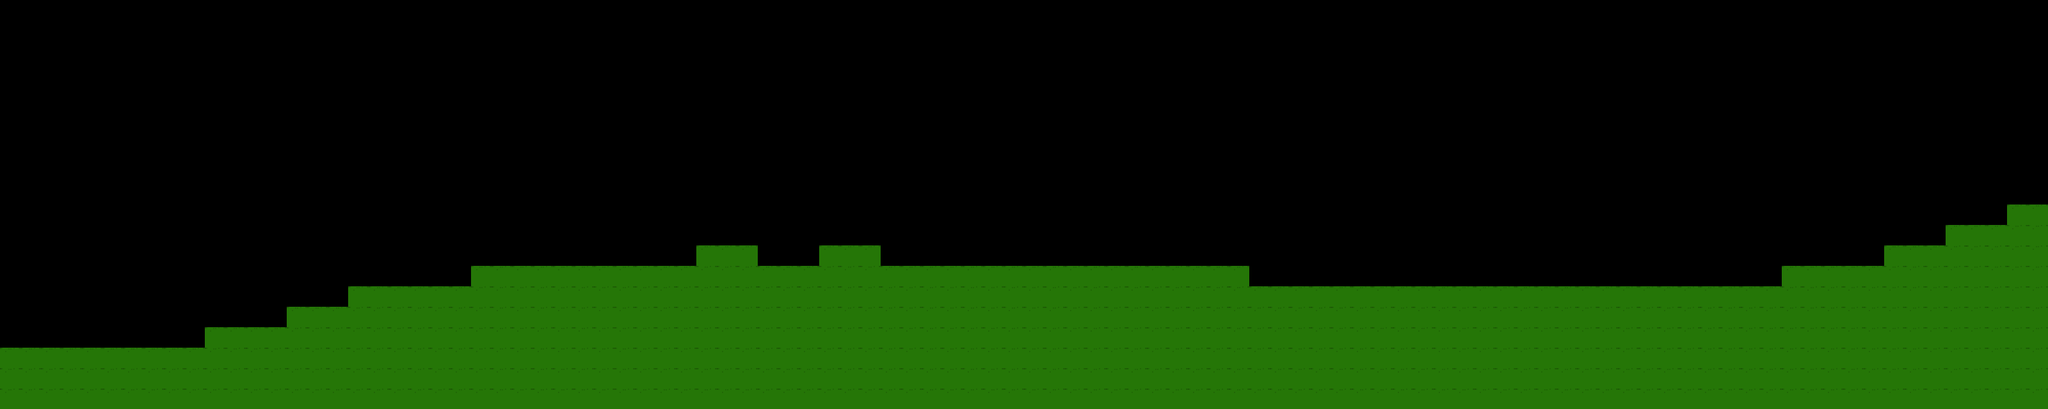

This game map was drawn from its Tiled (.tmx) file and the tilesets committed beside it. A one-line description and the full map source follow:
An orthogonal 100x20 tile map with 32x32 px tiles, 1 tile layer (Tile Layer 1).

<map version="1.10" tiledversion="1.10.2" orientation="orthogonal" renderorder="right-down" width="100" height="20" tilewidth="32" tileheight="32" infinite="0" nextlayerid="2" nextobjectid="1">
 <editorsettings>
  <export target="map.json" format="json" />
 </editorsettings>
 <tileset firstgid="1" name="grass" tilewidth="32" tileheight="32" tilecount="1" columns="1">
  <image source="grass.png" width="32" height="32" />
 </tileset>
 <layer id="1" name="Tile Layer 1" width="100" height="20">
  <data encoding="csv">
0,0,0,0,0,0,0,0,0,0,0,0,0,0,0,0,0,0,0,0,0,0,0,0,0,0,0,0,0,0,0,0,0,0,0,0,0,0,0,0,0,0,0,0,0,0,0,0,0,0,0,0,0,0,0,0,0,0,0,0,0,0,0,0,0,0,0,0,0,0,0,0,0,0,0,0,0,0,0,0,0,0,0,0,0,0,0,0,0,0,0,0,0,0,0,0,0,0,0,0,
0,0,0,0,0,0,0,0,0,0,0,0,0,0,0,0,0,0,0,0,0,0,0,0,0,0,0,0,0,0,0,0,0,0,0,0,0,0,0,0,0,0,0,0,0,0,0,0,0,0,0,0,0,0,0,0,0,0,0,0,0,0,0,0,0,0,0,0,0,0,0,0,0,0,0,0,0,0,0,0,0,0,0,0,0,0,0,0,0,0,0,0,0,0,0,0,0,0,0,0,
0,0,0,0,0,0,0,0,0,0,0,0,0,0,0,0,0,0,0,0,0,0,0,0,0,0,0,0,0,0,0,0,0,0,0,0,0,0,0,0,0,0,0,0,0,0,0,0,0,0,0,0,0,0,0,0,0,0,0,0,0,0,0,0,0,0,0,0,0,0,0,0,0,0,0,0,0,0,0,0,0,0,0,0,0,0,0,0,0,0,0,0,0,0,0,0,0,0,0,0,
0,0,0,0,0,0,0,0,0,0,0,0,0,0,0,0,0,0,0,0,0,0,0,0,0,0,0,0,0,0,0,0,0,0,0,0,0,0,0,0,0,0,0,0,0,0,0,0,0,0,0,0,0,0,0,0,0,0,0,0,0,0,0,0,0,0,0,0,0,0,0,0,0,0,0,0,0,0,0,0,0,0,0,0,0,0,0,0,0,0,0,0,0,0,0,0,0,0,0,0,
0,0,0,0,0,0,0,0,0,0,0,0,0,0,0,0,0,0,0,0,0,0,0,0,0,0,0,0,0,0,0,0,0,0,0,0,0,0,0,0,0,0,0,0,0,0,0,0,0,0,0,0,0,0,0,0,0,0,0,0,0,0,0,0,0,0,0,0,0,0,0,0,0,0,0,0,0,0,0,0,0,0,0,0,0,0,0,0,0,0,0,0,0,0,0,0,0,0,0,0,
0,0,0,0,0,0,0,0,0,0,0,0,0,0,0,0,0,0,0,0,0,0,0,0,0,0,0,0,0,0,0,0,0,0,0,0,0,0,0,0,0,0,0,0,0,0,0,0,0,0,0,0,0,0,0,0,0,0,0,0,0,0,0,0,0,0,0,0,0,0,0,0,0,0,0,0,0,0,0,0,0,0,0,0,0,0,0,0,0,0,0,0,0,0,0,0,0,0,0,0,
0,0,0,0,0,0,0,0,0,0,0,0,0,0,0,0,0,0,0,0,0,0,0,0,0,0,0,0,0,0,0,0,0,0,0,0,0,0,0,0,0,0,0,0,0,0,0,0,0,0,0,0,0,0,0,0,0,0,0,0,0,0,0,0,0,0,0,0,0,0,0,0,0,0,0,0,0,0,0,0,0,0,0,0,0,0,0,0,0,0,0,0,0,0,0,0,0,0,0,0,
0,0,0,0,0,0,0,0,0,0,0,0,0,0,0,0,0,0,0,0,0,0,0,0,0,0,0,0,0,0,0,0,0,0,0,0,0,0,0,0,0,0,0,0,0,0,0,0,0,0,0,0,0,0,0,0,0,0,0,0,0,0,0,0,0,0,0,0,0,0,0,0,0,0,0,0,0,0,0,0,0,0,0,0,0,0,0,0,0,0,0,0,0,0,0,0,0,0,0,0,
0,0,0,0,0,0,0,0,0,0,0,0,0,0,0,0,0,0,0,0,0,0,0,0,0,0,0,0,0,0,0,0,0,0,0,0,0,0,0,0,0,0,0,0,0,0,0,0,0,0,0,0,0,0,0,0,0,0,0,0,0,0,0,0,0,0,0,0,0,0,0,0,0,0,0,0,0,0,0,0,0,0,0,0,0,0,0,0,0,0,0,0,0,0,0,0,0,0,0,0,
0,0,0,0,0,0,0,0,0,0,0,0,0,0,0,0,0,0,0,0,0,0,0,0,0,0,0,0,0,0,0,0,0,0,0,0,0,0,0,0,0,0,0,0,0,0,0,0,0,0,0,0,0,0,0,0,0,0,0,0,0,0,0,0,0,0,0,0,0,0,0,0,0,0,0,0,0,0,0,0,0,0,0,0,0,0,0,0,0,0,0,0,0,0,0,0,0,0,0,0,
0,0,0,0,0,0,0,0,0,0,0,0,0,0,0,0,0,0,0,0,0,0,0,0,0,0,0,0,0,0,0,0,0,0,0,0,0,0,0,0,0,0,0,0,0,0,0,0,0,0,0,0,0,0,0,0,0,0,0,0,0,0,0,0,0,0,0,0,0,0,0,0,0,0,0,0,0,0,0,0,0,0,0,0,0,0,0,0,0,0,0,0,0,0,0,0,0,0,1,1,
0,0,0,0,0,0,0,0,0,0,0,0,0,0,0,0,0,0,0,0,0,0,0,0,0,0,0,0,0,0,0,0,0,0,0,0,0,0,0,0,0,0,0,0,0,0,0,0,0,0,0,0,0,0,0,0,0,0,0,0,0,0,0,0,0,0,0,0,0,0,0,0,0,0,0,0,0,0,0,0,0,0,0,0,0,0,0,0,0,0,0,0,0,0,0,1,1,1,1,1,
0,0,0,0,0,0,0,0,0,0,0,0,0,0,0,0,0,0,0,0,0,0,0,0,0,0,0,0,0,0,0,0,0,0,1,1,1,0,0,0,1,1,1,0,0,0,0,0,0,0,0,0,0,0,0,0,0,0,0,0,0,0,0,0,0,0,0,0,0,0,0,0,0,0,0,0,0,0,0,0,0,0,0,0,0,0,0,0,0,0,0,0,1,1,1,1,1,1,1,1,
0,0,0,0,0,0,0,0,0,0,0,0,0,0,0,0,0,0,0,0,0,0,0,1,1,1,1,1,1,1,1,1,1,1,1,1,1,1,1,1,1,1,1,1,1,1,1,1,1,1,1,1,1,1,1,1,1,1,1,1,1,0,0,0,0,0,0,0,0,0,0,0,0,0,0,0,0,0,0,0,0,0,0,0,0,0,0,1,1,1,1,1,1,1,1,1,1,1,1,1,
0,0,0,0,0,0,0,0,0,0,0,0,0,0,0,0,0,1,1,1,1,1,1,1,1,1,1,1,1,1,1,1,1,1,1,1,1,1,1,1,1,1,1,1,1,1,1,1,1,1,1,1,1,1,1,1,1,1,1,1,1,1,1,1,1,1,1,1,1,1,1,1,1,1,1,1,1,1,1,1,1,1,1,1,1,1,1,1,1,1,1,1,1,1,1,1,1,1,1,1,
0,0,0,0,0,0,0,0,0,0,0,0,0,0,1,1,1,1,1,1,1,1,1,1,1,1,1,1,1,1,1,1,1,1,1,1,1,1,1,1,1,1,1,1,1,1,1,1,1,1,1,1,1,1,1,1,1,1,1,1,1,1,1,1,1,1,1,1,1,1,1,1,1,1,1,1,1,1,1,1,1,1,1,1,1,1,1,1,1,1,1,1,1,1,1,1,1,1,1,1,
0,0,0,0,0,0,0,0,0,0,1,1,1,1,1,1,1,1,1,1,1,1,1,1,1,1,1,1,1,1,1,1,1,1,1,1,1,1,1,1,1,1,1,1,1,1,1,1,1,1,1,1,1,1,1,1,1,1,1,1,1,1,1,1,1,1,1,1,1,1,1,1,1,1,1,1,1,1,1,1,1,1,1,1,1,1,1,1,1,1,1,1,1,1,1,1,1,1,1,1,
1,1,1,1,1,1,1,1,1,1,1,1,1,1,1,1,1,1,1,1,1,1,1,1,1,1,1,1,1,1,1,1,1,1,1,1,1,1,1,1,1,1,1,1,1,1,1,1,1,1,1,1,1,1,1,1,1,1,1,1,1,1,1,1,1,1,1,1,1,1,1,1,1,1,1,1,1,1,1,1,1,1,1,1,1,1,1,1,1,1,1,1,1,1,1,1,1,1,1,1,
1,1,1,1,1,1,1,1,1,1,1,1,1,1,1,1,1,1,1,1,1,1,1,1,1,1,1,1,1,1,1,1,1,1,1,1,1,1,1,1,1,1,1,1,1,1,1,1,1,1,1,1,1,1,1,1,1,1,1,1,1,1,1,1,1,1,1,1,1,1,1,1,1,1,1,1,1,1,1,1,1,1,1,1,1,1,1,1,1,1,1,1,1,1,1,1,1,1,1,1,
1,1,1,1,1,1,1,1,1,1,1,1,1,1,1,1,1,1,1,1,1,1,1,1,1,1,1,1,1,1,1,1,1,1,1,1,1,1,1,1,1,1,1,1,1,1,1,1,1,1,1,1,1,1,1,1,1,1,1,1,1,1,1,1,1,1,1,1,1,1,1,1,1,1,1,1,1,1,1,1,1,1,1,1,1,1,1,1,1,1,1,1,1,1,1,1,1,1,1,1
</data>
 </layer>
</map>
